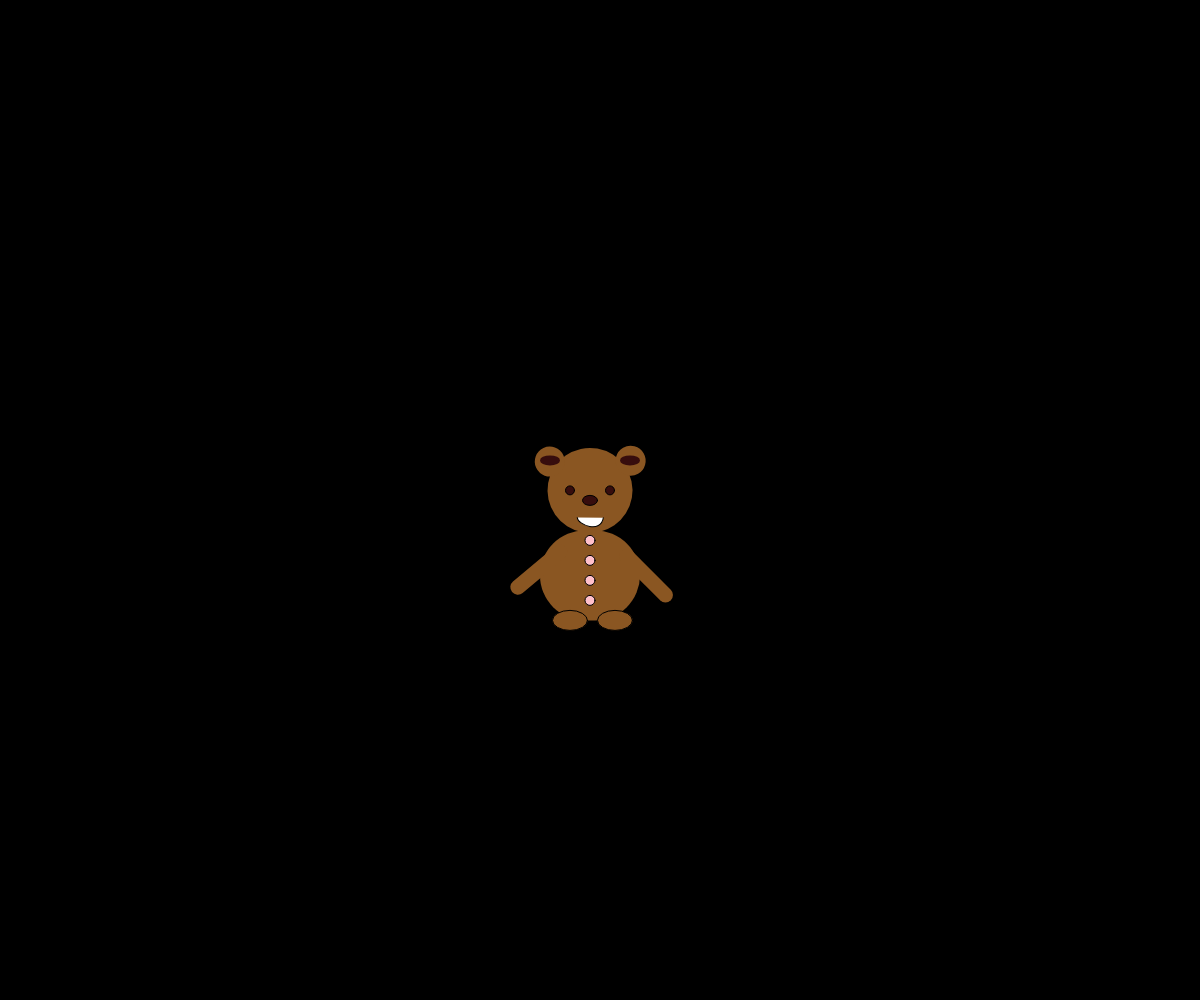
Frame 1 (no input)
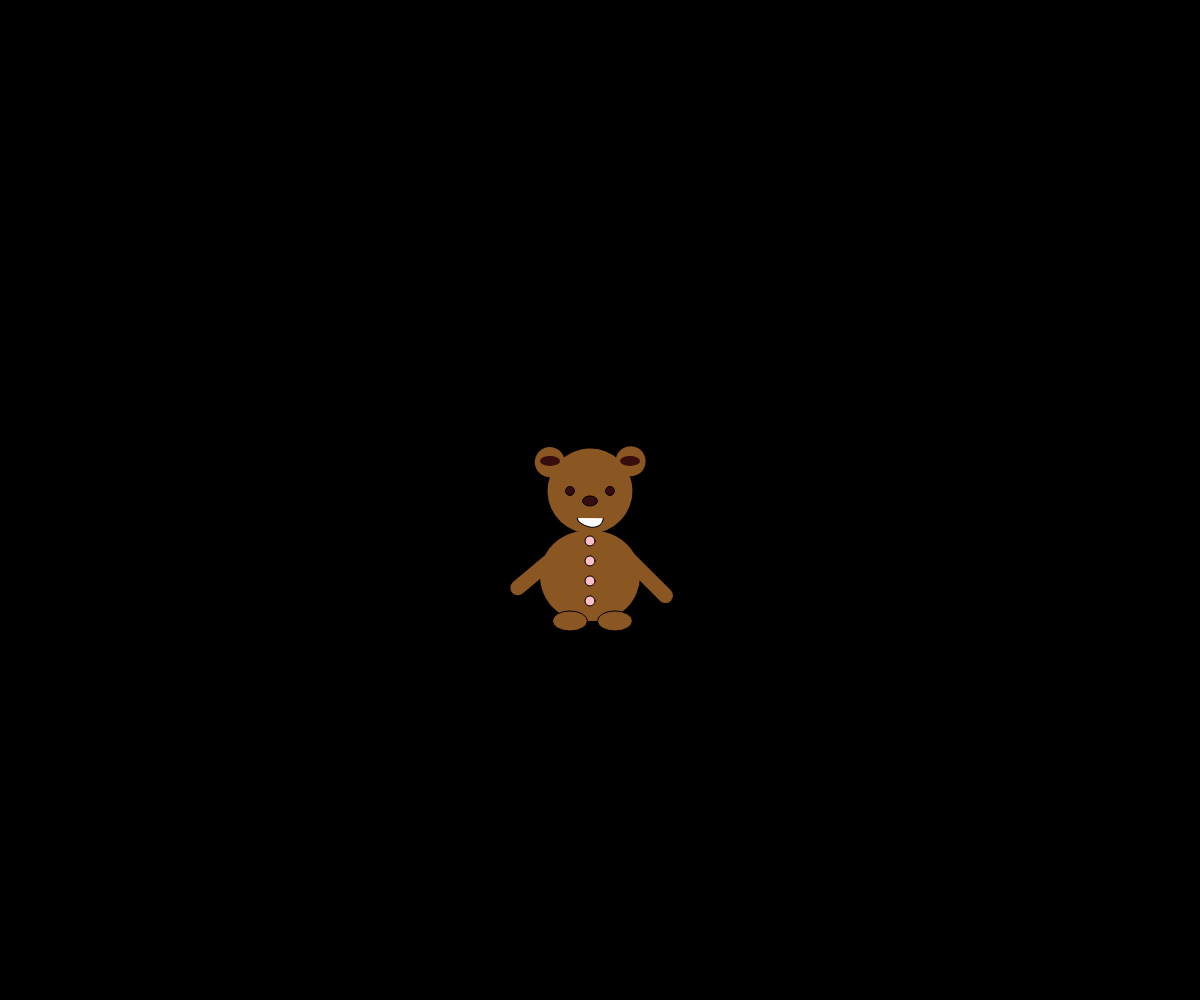
Frame 60 (no input)
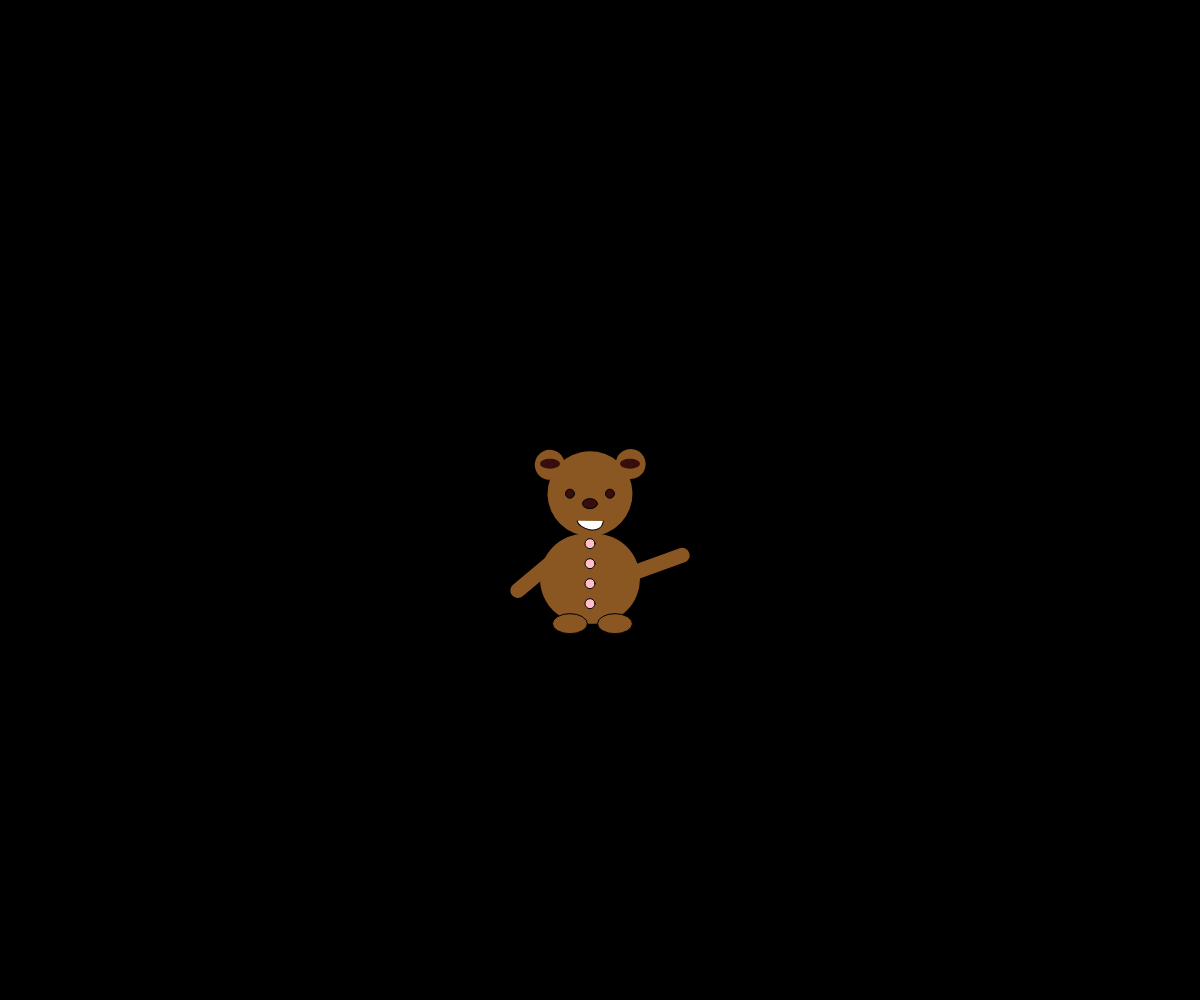
Frame 120 (the mouse pressed at the canvas centre since frame 60)

The p5.js sketch that drew these frames (run headless with seeded random() and noise() and a simulated clock; from frame 60 on, the mouse is pressed at the canvas centre):

// p5.js sketch
// ── sketch.js
let dancer;
let angle = 0;

function setup() {
  createCanvas(windowWidth, windowHeight);
  dancer = new BearDancer(width / 2, height / 2);
}

function draw() {
  background(0);
  dancer.update();
  dancer.display();
}

class BearDancer {
  constructor(startX, startY) {
    this.x = startX;
    this.y = startY;

    this.xSpd = random(-5, 5);
    this.ySpd = random(-5, 5);
    this.r = 138;
    this.g = 86;
    this.b = 34;

    this.angleLlimb = 50;
    this.angleRlimb = 45;
  }
  update() {
    if (mouseIsPressed) {
      this.angleLimb = map(sin(frameCount * 0.05), -5, 5, -60, 0);
      this.angleRlimb = map(sin(frameCount * 0.3), -5, 5, -60, 40);
      this.angleGun = map(sin(frameCount * 0.3), -5, 5, -60, 40);
    }
    this.moving();
  }
  display() {
    push();
    translate(this.x, this.y);
    this.drawFace(-10, -10, 10);

    this.drawLEar(-40, 50, 20);
    this.drawREar(-10, 30, -30);

    this.drawBody(-10, 70, 10);

    this.drawRlimb(40, 60, 15, this.angleRlimb);
    this.drawLlimb(-80, 70, 15, this.angleLlimb);

    // use this function below
    // drawLimb(x, y, length, angle);
    this.rotFreq = random(0.05, 0.08);
    this.rotaAmp = random(0.15, 0.3);
    pop();
  }
  moving() {
    this.y = this.y + sin(frameCount * 0.4);
  }

  drawBody(x, y, angle) {
    push();
    translate(x, y);
    fill(this.r, this.g, this.b);
    noStroke();
    rectMode(CENTER);
    rect(0, 5, 100, 90, 60, 60);
    pop();
    //left feet
    push();
    translate(-40, 0);
    fill(this.r, this.g, this.b);
    ellipse(10, 120, 35, 20);
    pop();
    //right feet
    push();
    translate(5, 0);
    fill(this.r, this.g, this.b);
    ellipse(10, 120, 35, 20);
    pop();

    //decoration
    push();
    translate(x, y);
    fill("pink");
    circle(0, 30, 10);
    circle(0, 10, 10);
    circle(0, -10, 10);
    circle(0, -30, 10);
    pop();
  }
  drawRlimb(x, y, height, angle) {
    push();
    translate(x, y);
    rotate(radians(angle));
    fill(this.r, this.g, this.b);
    noStroke();
    rect(-20, -1, 70, 15, 50);

    pop();
  }
  drawLlimb(x, y, height, angle) {
    push();
    translate(x, y);
    rotate(radians(angle));
    fill(this.r, this.g, this.b);
    noStroke();
    rect(4, -50, height, 70, 50);
  }

  drawFace(x, y, angle) {
    push();
    translate(x, y);
    rotate(radians(angle));
    fill(this.r, this.g, this.b);
    noStroke();
    ellipseMode(CENTER);
    ellipse(0, 0, 85, 85);
    pop();
    //nose
    push();
    translate(-10, 0);
    fill(55, 13, 13);
    ellipse(0, 0, 15, 10);
    pop();
    //mouse
    push();
    translate(-23, 20);
    fill(255);
    rotate(radians(-85));
    curve(100, 5, 5, 26, 3, 0, 50, 20);
    pop();

    //left eye
    push();
    translate(-30, -10);
    fill(55, 13, 13);
    ellipse(0, 0, 9);
    pop();
    //right eye
    push();
    translate(10, -10);
    fill(55, 13, 13);
    ellipse(0, 0, 9);
    pop();
  }

  drawLEar(x, y, angle) {
    push();
    translate(x, y);
    rotate(radians(angle));
    fill(this.r, this.g, this.b);
    noStroke();
    circle(-40, -80, 30, 30);
    pop();

    push();
    translate(x, y);
    fill(55, 13, 13);
    noStroke();
    ellipse(-10, -90, 20, 10);
    pop();
  }
  drawREar(x, y, angle) {
    push();
    translate(x, y);
    rotate(radians(angle));
    fill(this.r, this.g, this.b);
    noStroke();
    circle(70, -40, 30, 30);
    pop();

    push();
    translate(x, y);
    fill(55, 13, 13);
    noStroke();
    ellipse(40, -70, 20, 10);
    pop();
  }
}

// ── style.css
html, body {
  margin: 15;
  padding: 30;
  
  background-color: rgb(247, 247, 95);
  
}
body{
  font-family:'Times New Roman', Times, serif;
}
  .first{
    color: rgb(79, 178, 99);
    font-weight: bold;
  }
  .second{
    color: rgb(10, 237, 161);
    font-weight: bolder;
  }
  .third{
    color: rgb(214, 77, 28);
  }
  .fourth{
    color: rgb(184, 29, 112);
  }
p{
  color: rgb(61, 182, 233);
  font-size: 20px;
}
.box{
  border-color: rgb(235, 67, 123);
  border: width 2px; ;
  border-style: solid;

  padding: 20px;
margin: 30px;
/*margin-bottom: 20px;*/

width: 250px;
}
.box2{
  border-color: blueviolet;
  position: absolute;
  font-style: italic;
  top: 100px;
  left: 1020px;
  
  }
canvas {
  margin: 0px;
  display: block;

  
  
}
